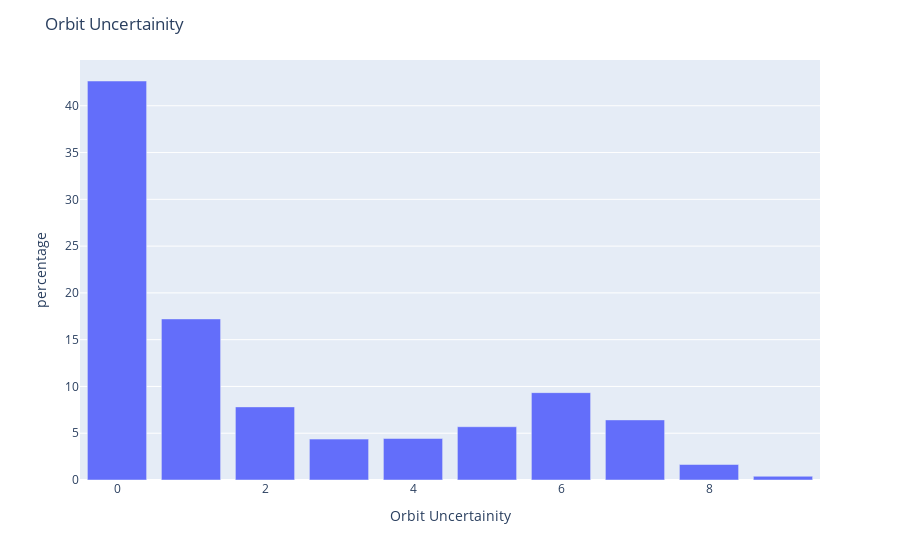

This figure's notebook cell:
### Code cell
# get the values
print(df['Orbit Uncertainity'].value_counts())
print('\n')

# plot
df1 = df.groupby(["Orbit Uncertainity"]).count().reset_index()

fig = px.bar(df1,
             y=df.groupby(["Orbit Uncertainity"]).size()/len(df)*100,
             x="Orbit Uncertainity")
fig.update_layout(yaxis_title='percentage',
                  title_text='Orbit Uncertainity')
fig.show()

### Figure 1 — Plotly figure (JSON) as saved in the notebook; plotly's stock layout.template omitted (floating-point values rounded to 4 significant figures)
{"data": [{"alignmentgroup": "True", "hovertemplate": "Orbit Uncertainity=%{x}<br>y=%{y}<extra></extra>", "legendgroup": "", "marker": {"color": "#636efa", "pattern": {"shape": ""}}, "name": "", "offsetgroup": "", "orientation": "v", "showlegend": false, "textposition": "auto", "type": "bar", "x": [0, 1, 2, 3, 4, 5, 6, 7, 8, 9], "xaxis": "x", "y": [42.65, 17.22, 7.815, 4.371, 4.437, 5.695, 9.338, 6.424, 1.656, 0.3974], "yaxis": "y"}], "layout": {"barmode": "relative", "legend": {"tracegroupgap": 0}, "margin": {"t": 60}, "title": {"text": "Orbit Uncertainity"}, "xaxis": {"anchor": "y", "domain": [0, 1], "title": {"text": "Orbit Uncertainity"}}, "yaxis": {"anchor": "x", "domain": [0, 1], "title": {"text": "percentage"}}}}
